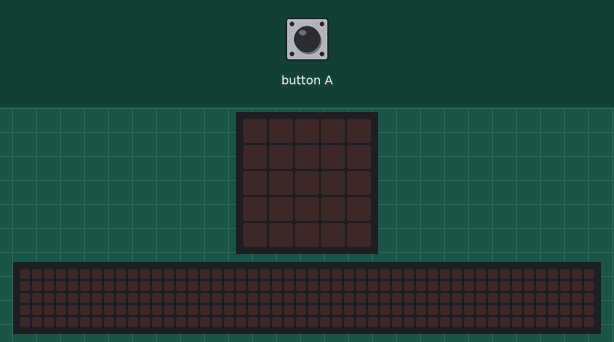
The program below on a simulated Calliope mini (MakeCode). On the bench: the board's 5×5 LED display, a strip that is not on the board, showing the scrolling text unrolled. The inputs (shaded band) are chosen by the test bench. The 48×5 strip is a reading aid, not a part: it shows the text the display is scrolling, unrolled, one strip-width of it at a time.

Above: at 1.2 s.
1.3 s: button A pressed for 0.15 s
At 4.1 s:
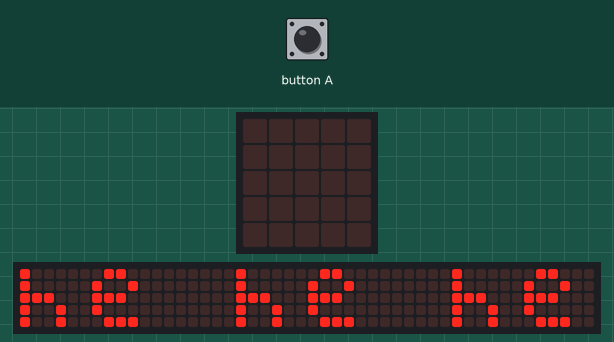
At 16.95 s:
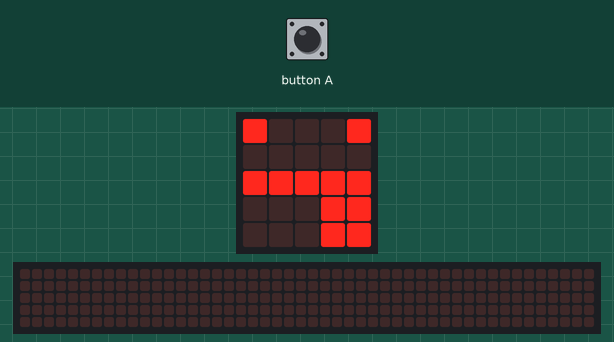

Measured:
- after the input at 1.3 s, the display: changes after 0.15 s (image 1)
- what the display in image 1 shows lasts 0.6 s, from 3.7 s to 4.3 s
- what the display in image 2 shows lasts 0.4 s, from 16.8 s to 17.2 s

The program:

main.ts
```typescript
input.onButtonPressed(Button.A, function () {
    basic.showString("he he he he he !")
    basic.showLeds(`
        # . . . #
        . . . . .
        # # # # #
        . . . # #
        . . . # #
        `)
    basic.showLeds(`
        . . . . .
        . . . . .
        . . . . .
        . . . . .
        . . . . .
        `)
})
```

test.ts
```typescript
// Hier kann man Tests durchführen; diese Datei wird nicht kompiliert, wenn dieses Paket als Erweiterung verwendet wird.
```
